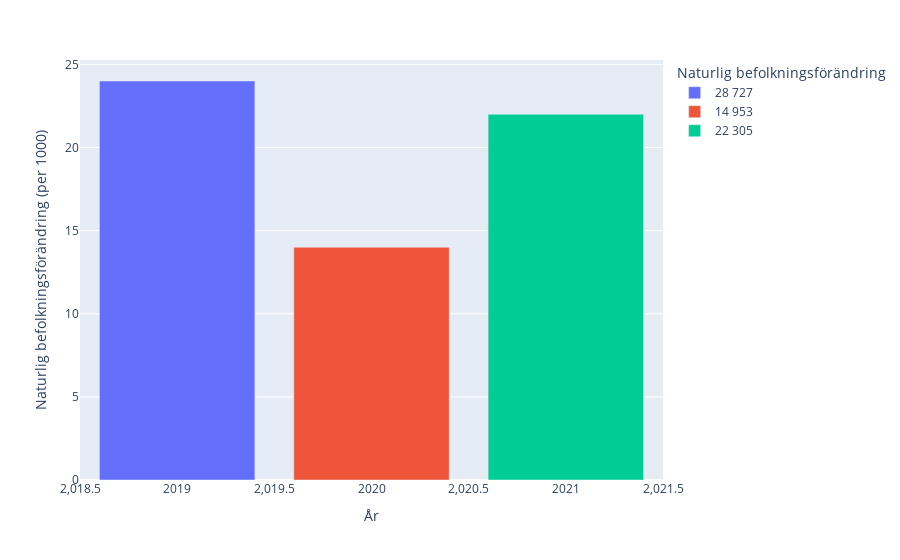

Write notebook code for a chart like this one.
### Code cell
df_covid = befolkningsstatistik.tail(3)

fig = px.bar(
    df_covid,
    x="År",
    y="Naturlig befolkningsförändring (per 1000)",
    color="Naturlig befolkningsförändring",
)

fig.show()

### Figure 1 — Plotly figure (JSON) as saved in the notebook; plotly's stock layout.template omitted (floating-point values rounded to 4 significant figures)
{"data": [{"alignmentgroup": "True", "hovertemplate": "Naturlig befolkningsförändring=28 727<br>År=%{x}<br>Naturlig befolkningsförändring (per 1000)=%{y}<extra></extra>", "legendgroup": "28 727", "marker": {"color": "#636efa", "pattern": {"shape": ""}}, "name": "28 727", "offsetgroup": "28 727", "orientation": "v", "showlegend": true, "textposition": "auto", "type": "bar", "x": [2019], "xaxis": "x", "y": [24], "yaxis": "y"}, {"alignmentgroup": "True", "hovertemplate": "Naturlig befolkningsförändring=14 953<br>År=%{x}<br>Naturlig befolkningsförändring (per 1000)=%{y}<extra></extra>", "legendgroup": "14 953", "marker": {"color": "#EF553B", "pattern": {"shape": ""}}, "name": "14 953", "offsetgroup": "14 953", "orientation": "v", "showlegend": true, "textposition": "auto", "type": "bar", "x": [2020], "xaxis": "x", "y": [14], "yaxis": "y"}, {"alignmentgroup": "True", "hovertemplate": "Naturlig befolkningsförändring=22 305<br>År=%{x}<br>Naturlig befolkningsförändring (per 1000)=%{y}<extra></extra>", "legendgroup": "22 305", "marker": {"color": "#00cc96", "pattern": {"shape": ""}}, "name": "22 305", "offsetgroup": "22 305", "orientation": "v", "showlegend": true, "textposition": "auto", "type": "bar", "x": [2021], "xaxis": "x", "y": [22], "yaxis": "y"}], "layout": {"barmode": "relative", "legend": {"title": {"text": "Naturlig befolkningsförändring"}, "tracegroupgap": 0}, "margin": {"t": 60}, "xaxis": {"anchor": "y", "domain": [0, 1], "title": {"text": "År"}}, "yaxis": {"anchor": "x", "domain": [0, 1], "title": {"text": "Naturlig befolkningsförändring (per 1000)"}}}}
